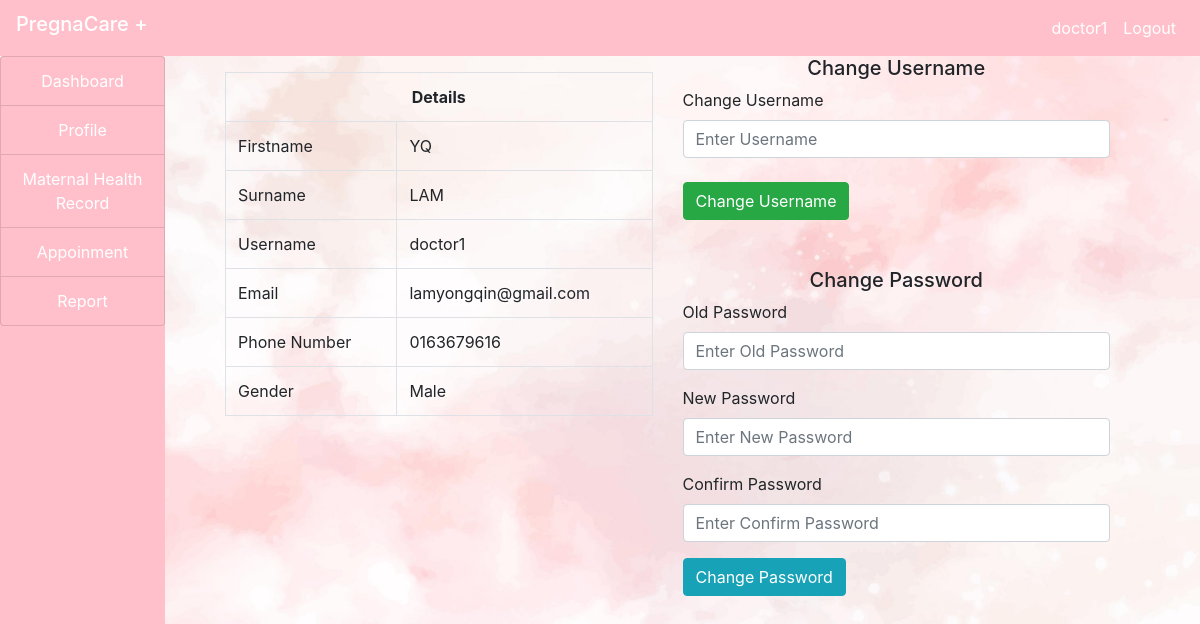
Screenshot of /doctor/profile.php (signed in) with the database file from the repository.
### tables this page shows
CREATE TABLE `doctors` (
  `id` int(100) NOT NULL,
  `firstname` varchar(100) NOT NULL,
  `surname` varchar(100) NOT NULL,
  `email` varchar(100) NOT NULL,
  `gender` varchar(100) NOT NULL,
  `phone` varchar(100) NOT NULL,
  `username` varchar(100) NOT NULL,
  `password` varchar(100) NOT NULL,
  `status` varchar(100) NOT NULL
);

### doctor/profile.php (the view, shortened to what this page needs)
<?php
include("../include/connection.php");
?>
<!DOCTYPE html>
<head>
</head>
<body style="background-image: url(img/background1.jpg);background-repeat:no-repeat; background-size:cover;">
    <?php
    include("../include/header.php");
    ?>
    <div class="container-fluid">
        <div class="col-md-12">
            <div class="row">
                <div class="col-md-2" style="margin-left: -30px;">
                    <?php
                    include("sidenav.php");
                    ?>
                </div>
                <div class="col-md-10">
                    <div class="container-fluid">
                    <div class="col-md-12">
                        <div class="row">
                            <div class="col-md-6">
                            <?php
                            $doc = $_SESSION['doctor'];
                            $query = "SELECT * FROM doctors WHERE username='$doc'";
                            $res = mysqli_query($connect, $query);
                            $row = mysqli_fetch_array($res);
                            ?>
                            <div class="my-3">
                                <table class="table table-bordered">
                                    <tr>
                                        <th colspan="2" class="text-center">Details</th>
                                    </tr>
                                    <tr>
                                        <td>Firstname</td>
                                        <td><?php echo $row['firstname']; ?></td>
                                    </tr>
                                    <tr>
                                        <td>Surname</td>
                                        <td><?php echo $row['surname']; ?></td>
                                    </tr>
                                    <tr>
                                        <td>Username</td>
                                        <td><?php echo $row['username']; ?></td>
                                    </tr>
                                    <tr>
                                        <td>Email</td>
                                        <td><?php echo $row['email']; ?></td>
                                    </tr>
                                    <tr>
                                        <td>Phone Number</td>
                                        <td><?php echo $row['phone']; ?></td>
                                    </tr>
                                    <tr>
                                        <td>Gender</td>
                                        <td><?php echo $row['gender']; ?></td>
                                    </tr>
                                </table>
                            </div>
                            </div>
                            <div class="col-md-6">
                            <h5 class="text-center my2">Change Username</h5>
                            <form method="post">
                                <label>Change Username</label>
                                <input type="text" name="uname" class="form-control" autocomplete="off" placeholder="Enter Username">
                                <br>
                                <input type="submit" name="change_uname" class="btn btn-success" value="Change Username">
                            </form>
                            <br><br>
                            <h5 class="text-center my2">Change Password</h5>
                            <form method="post">
                                <div class="form-group">
                                <label>Old Password</label>
                                <input type="password" name="old_pass" class="form-control" autocomplete="off" placeholder="Enter Old Password">
                                </div>
                                <div class="form-group">
                                <label>New Password</label>
                                <input type="password" name="new_pass" class="form-control" autocomplete="off" placeholder="Enter New Password">
                                </div>
                                <div class="form-group">
                                <label>Confirm Password</label>
                                <input type="password" name="con_pass" class="form-control" autocomplete="off" placeholder="Enter Confirm Password">
                                </div>
                                <input type="submit" name="change_pass" class="btn btn-info" value="Change Password">
                            </form>
                            </div>
                            </div>
                        </div>
                    </div>
                </div>
            </div>
        </div>
    </div>
</body>
</html>

### rows the page displays
doctors: firstname "YQ", surname "LAM", username "doctor1", email "lamyongqin@gmail.com", phone "0163679616", gender "Male"

### other values shown
$user "doctor1"
